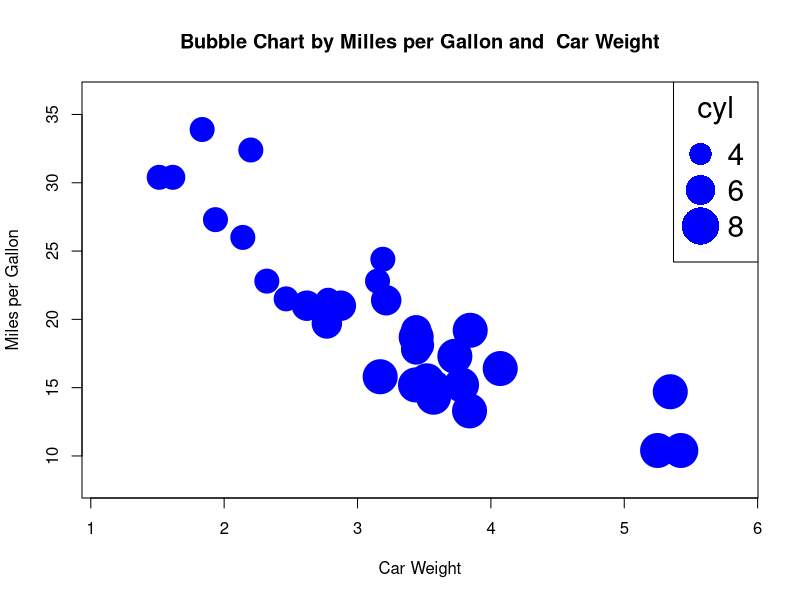
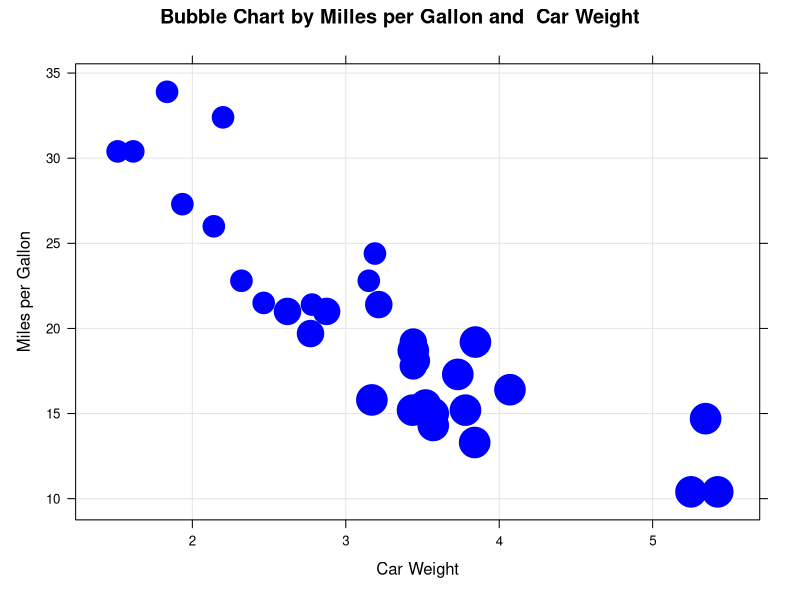
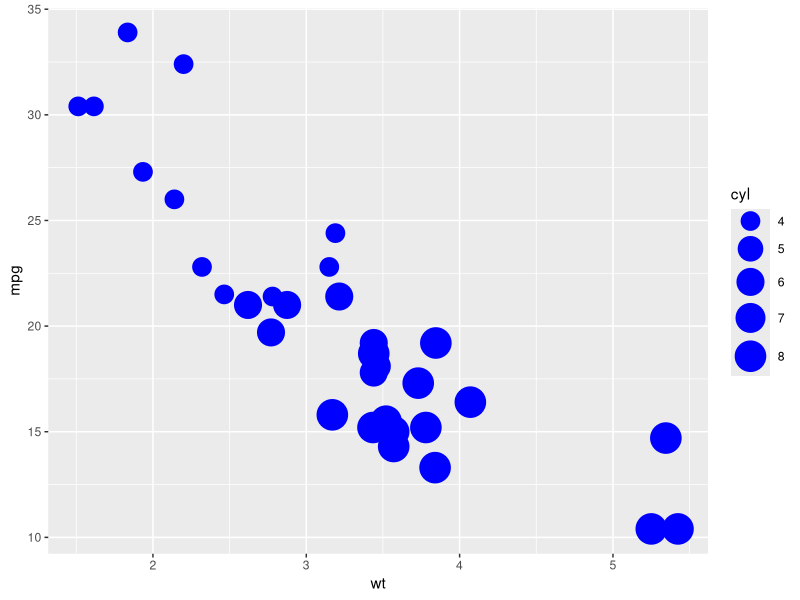

Recreate these plots in R, in order.
## ---- chunk 1
head(mtcars)

## ---- chunk 2
radius <- sqrt( mtcars$cyl/ pi )
symbols(mtcars$wt,mtcars$mpg, circles=radius,inches=0.17, fg="blue", bg="blue", xlab="Car Weight", ylab="Miles per Gallon", main="Bubble Chart by Milles per Gallon and  Car Weight")
legend("topright", legend=c(4,6,8), col="blue",title = "cyl", pch=16, cex= 1.8, pt.cex=3:5)

## ---- chunk 3
library(lattice)
xyplot(mtcars$mpg~mtcars$wt, aspect = 2/3,
       grid = TRUE,
       cex = sqrt( mtcars$cyl/ pi )*2.3, fill.color = rep("blue",40), 
       col = "blue",main="Bubble Chart by Milles per Gallon and  Car Weight", 
       xlab="Car Weight", ylab="Miles per Gallon",
       panel = function(x, y, ..., cex, fill.color, subscripts) {
         panel.xyplot(x, y, cex = cex[subscripts],
                      pch = 21, fill = fill.color[subscripts], ...)
       })
## ---- chunk 4
library (ggplot2)
g <- ggplot(mtcars, aes(wt, mpg, size = cyl))+geom_point(colour="blue") + scale_size_continuous(range=c(6,10))
g + labs(list(title = "Bubble Chart by Milles per Gallon and  Car Weight",  x="Car Weight", y="Miles per Gallon"))

